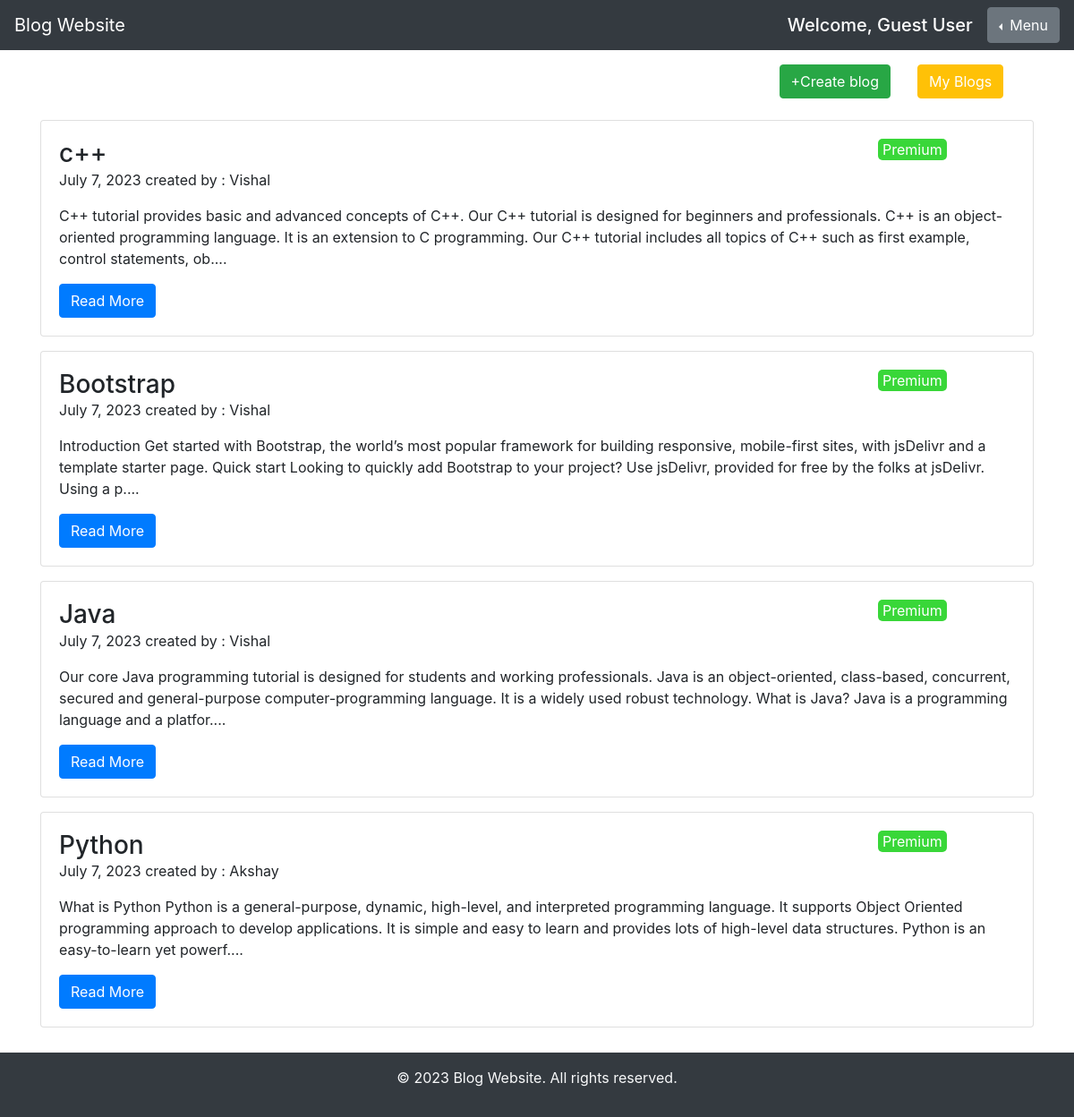
The page / on the database its author committed.
### user/models.py (models this page shows)
class Myblog(models.Model):
    blog_id=models.CharField(max_length=300,primary_key=True)
    topic=models.CharField(max_length=100)
    content=models.CharField(max_length=600)
    date=models.DateField(auto_now=True)
    email=models.CharField(max_length=600,default="")
    name=models.CharField(max_length=100,default="")
    time=models.TimeField(auto_now=True)

### user/views.py (the view)
# urls.py: 2. Add a URL to urlpatterns:  path('', views.home, name='home')
def home(request):
    data=Myblog.objects.all().order_by('-date','-time')
    if 'email' in request.session:
        p=usr.objects.get(email=request.session['email'])
        premium=p.premium
    else:
        premium=False
    response = HttpResponse(render(request,'home.html',{'dt':data,'premium':premium}))
    if 'count' in request.COOKIES:
        pass
    else:
        response.set_cookie('count',0)
        response.set_cookie('c_date',datetime.now().date())
    return response

### user/templates/home.html (shortened to what this page needs)
<!DOCTYPE html>
<html>
<head>
    <link rel="stylesheet" href="https://maxcdn.bootstrapcdn.com/bootstrap/4.5.2/css/bootstrap.min.css">
</head>
<body>
    <header>
        <nav class="navbar navbar-expand-md bg-dark navbar-dark">
            <a class="navbar-brand" href="/">Blog Website</a>
            <div class="collapse navbar-collapse" id="collapsibleNavbar">
                <ul class="navbar-nav ml-auto">
                    {% if 'name' in request.session %}
                    <h5 class="mr-3 mt-2 text-white">Welcome, {{ request.session.name }}</h5>
                    {% else %}
                    <h5 class="mr-3 mt-2 text-white">Welcome, Guest User</h5>
                    {% endif %}
                    <div class="btn-group dropleft">
                        <button type="button" class="btn btn-secondary dropdown-toggle" data-toggle="dropdown"
                            aria-haspopup="true" aria-expanded="false">
                            Menu
                        </button>
                    </div>
                </ul>
            </div>
        </nav>
    </header>
    <div class="row mt-3">
        <div class="col-10 text-right ">
            <a href="/createblog"><button class="btn btn-success">+Create blog</button></a>
        </div>
        <div class="col-2 text-left ">
            <a href="/myblogs"><button class="btn btn-warning text-white ">My Blogs</button></a>
        </div>
    </div>
    <section class="container mt-4" style="margin-bottom: 100px;">
        {% for x in dt %}
        <div class="card mb-3">
            <div class="card-body">
                <div class="row">
                    <div class="col-md-10"><h3 class="card-title" style="display: inline;">{{x.topic}} </h3></div>
                    <div class="col-md-2">
                        {% if premium %}
                        {% else %}
                        <span style="background-color: rgb(57, 215, 57);color:white;padding:2px 5px 2px 5px;border-radius: 5px; ">Premium</span>
                        {% endif %}
                    </div>
                </div>
                <p>{{x.date}} created by : {{x.name}}</p>
                <p class="card-text">{{x.content|slice:":300"}}....</p>
                <a href="/viewfull/{{x.blog_id}}" class="btn btn-primary">Read More</a>
            </div>
        </div>
        {% endfor %}
    </section>
    <div class="fixed-bottom">
        <footer class="bg-dark text-light text-center py-3 mt-4 ">
            <p>&copy; 2023 Blog Website. All rights reserved.</p>
        </footer>
    </div>
</body>
</html>

### rows shown on the page
Myblog: topic "c++", date "July 7, 2023", name "Vishal", content "C++ tutorial provides basic and advanced concepts of C++. Our C++ tutorial is designed for beginners and professionals. C++ is an object-oriented programming language. It is an extension to C programming. Our C++ tutorial includes all topics of C++ such as first example, control statements, ob"
Myblog: topic "Bootstrap", date "July 7, 2023", name "Vishal", content "Introduction Get started with Bootstrap, the world’s most popular framework for building responsive, mobile-first sites, with jsDelivr and a template starter page. Quick start Looking to quickly add Bootstrap to your project? Use jsDelivr, provided for free by the folks at jsDelivr. Using a p"
Myblog: topic "Java", date "July 7, 2023", name "Vishal", content "Our core Java programming tutorial is designed for students and working professionals. Java is an object-oriented, class-based, concurrent, secured and general-purpose computer-programming language. It is a widely used robust technology. What is Java? Java is a programming language and a platfor"
Myblog: topic "Python", date "July 7, 2023", name "Akshay", content "What is Python Python is a general-purpose, dynamic, high-level, and interpreted programming language. It supports Object Oriented programming approach to develop applications. It is simple and easy to learn and provides lots of high-level data structures. Python is an easy-to-learn yet powerf"
